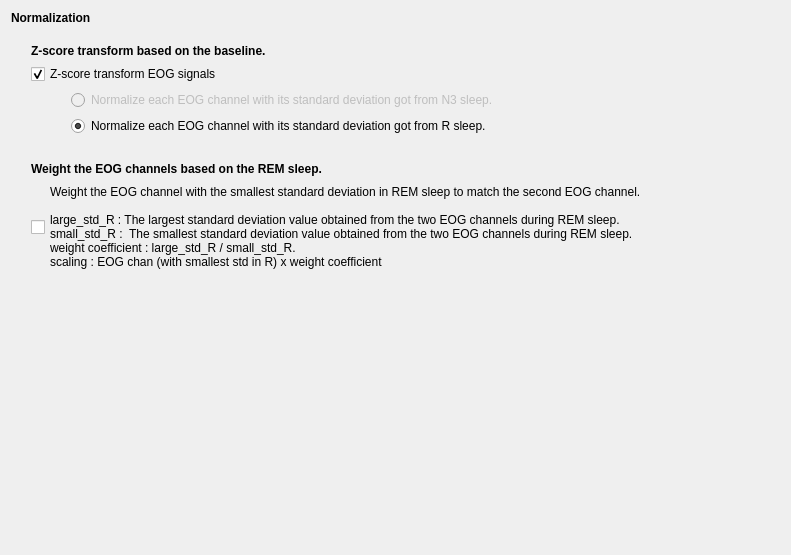
<?xml version="1.0" encoding="UTF-8"?>
<ui version="4.0">
 <class>DetectorSettings</class>
 <widget class="QWidget" name="DetectorSettings">
  <property name="geometry">
   <rect>
    <x>0</x>
    <y>0</y>
    <width>791</width>
    <height>555</height>
   </rect>
  </property>
  <property name="windowTitle">
   <string/>
  </property>
  <property name="styleSheet">
   <string notr="true">font: 10pt &quot;Roboto-Regular&quot;;</string>
  </property>
  <layout class="QVBoxLayout" name="verticalLayout_7">
   <item>
    <layout class="QVBoxLayout" name="verticalLayout_6">
     <item>
      <widget class="QLabel" name="label">
       <property name="text">
        <string>&lt;html&gt;&lt;head/&gt;&lt;body&gt;&lt;p&gt;&lt;span style=&quot; font-weight:600;&quot;&gt;Normalization&lt;/span&gt;&lt;/p&gt;&lt;/body&gt;&lt;/html&gt;</string>
       </property>
      </widget>
     </item>
     <item>
      <spacer name="verticalSpacer_3">
       <property name="orientation">
        <enum>Qt::Vertical</enum>
       </property>
       <property name="sizeType">
        <enum>QSizePolicy::Fixed</enum>
       </property>
       <property name="sizeHint" stdset="0">
        <size>
         <width>20</width>
         <height>13</height>
        </size>
       </property>
      </spacer>
     </item>
     <item>
      <layout class="QHBoxLayout" name="horizontalLayout_5">
       <item>
        <spacer name="horizontalSpacer_4">
         <property name="orientation">
          <enum>Qt::Horizontal</enum>
         </property>
         <property name="sizeType">
          <enum>QSizePolicy::Fixed</enum>
         </property>
         <property name="sizeHint" stdset="0">
          <size>
           <width>20</width>
           <height>20</height>
          </size>
         </property>
        </spacer>
       </item>
       <item>
        <layout class="QVBoxLayout" name="verticalLayout_4">
         <item>
          <widget class="QLabel" name="label_2">
           <property name="text">
            <string>&lt;html&gt;&lt;head/&gt;&lt;body&gt;&lt;p&gt;&lt;span style=&quot; font-weight:600;&quot;&gt;Z-score transform based on the baseline.&lt;/span&gt;&lt;/p&gt;&lt;/body&gt;&lt;/html&gt;</string>
           </property>
          </widget>
         </item>
         <item>
          <layout class="QHBoxLayout" name="horizontalLayout_4">
           <item>
            <widget class="QCheckBox" name="checkBox_zscore">
             <property name="text">
              <string>Z-score transform EOG signals</string>
             </property>
             <property name="checked">
              <bool>true</bool>
             </property>
            </widget>
           </item>
          </layout>
         </item>
         <item>
          <layout class="QHBoxLayout" name="horizontalLayout">
           <item>
            <spacer name="horizontalSpacer_3">
             <property name="orientation">
              <enum>Qt::Horizontal</enum>
             </property>
             <property name="sizeType">
              <enum>QSizePolicy::Fixed</enum>
             </property>
             <property name="sizeHint" stdset="0">
              <size>
               <width>40</width>
               <height>20</height>
              </size>
             </property>
            </spacer>
           </item>
           <item>
            <layout class="QVBoxLayout" name="verticalLayout">
             <item>
              <widget class="QRadioButton" name="radioButton_zn3">
               <property name="enabled">
                <bool>false</bool>
               </property>
               <property name="text">
                <string>Normalize each EOG channel with its standard deviation got from N3 sleep.</string>
               </property>
               <property name="checked">
                <bool>false</bool>
               </property>
               <attribute name="buttonGroup">
                <string notr="true">buttonGroup_2</string>
               </attribute>
              </widget>
             </item>
             <item>
              <widget class="QRadioButton" name="radioButton_zr">
               <property name="text">
                <string>Normalize each EOG channel with its standard deviation got from R sleep.</string>
               </property>
               <property name="checked">
                <bool>true</bool>
               </property>
               <attribute name="buttonGroup">
                <string notr="true">buttonGroup_2</string>
               </attribute>
              </widget>
             </item>
            </layout>
           </item>
          </layout>
         </item>
        </layout>
       </item>
      </layout>
     </item>
     <item>
      <spacer name="verticalSpacer">
       <property name="orientation">
        <enum>Qt::Vertical</enum>
       </property>
       <property name="sizeType">
        <enum>QSizePolicy::Fixed</enum>
       </property>
       <property name="sizeHint" stdset="0">
        <size>
         <width>20</width>
         <height>20</height>
        </size>
       </property>
      </spacer>
     </item>
     <item>
      <layout class="QHBoxLayout" name="horizontalLayout_6">
       <item>
        <spacer name="horizontalSpacer_5">
         <property name="orientation">
          <enum>Qt::Horizontal</enum>
         </property>
         <property name="sizeType">
          <enum>QSizePolicy::Fixed</enum>
         </property>
         <property name="sizeHint" stdset="0">
          <size>
           <width>20</width>
           <height>20</height>
          </size>
         </property>
        </spacer>
       </item>
       <item>
        <layout class="QVBoxLayout" name="verticalLayout_5">
         <item>
          <widget class="QLabel" name="label_3">
           <property name="text">
            <string>&lt;html&gt;&lt;head/&gt;&lt;body&gt;&lt;p&gt;&lt;span style=&quot; font-weight:600;&quot;&gt;Weight the EOG channels based on the REM sleep.&lt;/span&gt;&lt;/p&gt;&lt;/body&gt;&lt;/html&gt;</string>
           </property>
          </widget>
         </item>
         <item>
          <widget class="QCheckBox" name="checkBox_wr">
           <property name="text">
            <string>Weight the EOG channel with the smallest standard deviation in REM sleep to match the second EOG channel.

large_std_R : The largest standard deviation value obtained from the two EOG channels during REM sleep.
small_std_R :  The smallest standard deviation value obtained from the two EOG channels during REM sleep.
weight coefficient : large_std_R / small_std_R.
scaling : EOG chan (with smallest std in R) x weight coefficient</string>
           </property>
           <property name="checked">
            <bool>false</bool>
           </property>
          </widget>
         </item>
        </layout>
       </item>
      </layout>
     </item>
    </layout>
   </item>
   <item>
    <spacer name="verticalSpacer_2">
     <property name="orientation">
      <enum>Qt::Vertical</enum>
     </property>
     <property name="sizeHint" stdset="0">
      <size>
       <width>20</width>
       <height>315</height>
      </size>
     </property>
    </spacer>
   </item>
  </layout>
 </widget>
 <resources>
  <include location="../../../../../snooz-toolbox-ceams/src/main/python/ui/themes/themes.qrc"/>
 </resources>
 <connections>
  <connection>
   <sender>checkBox_wr</sender>
   <signal>clicked()</signal>
   <receiver>DetectorSettings</receiver>
   <slot>update_normalization_slot()</slot>
   <hints>
    <hint type="sourcelabel">
     <x>379</x>
     <y>335</y>
    </hint>
    <hint type="destinationlabel">
     <x>366</x>
     <y>353</y>
    </hint>
   </hints>
  </connection>
  <connection>
   <sender>checkBox_zscore</sender>
   <signal>clicked()</signal>
   <receiver>DetectorSettings</receiver>
   <slot>update_normalization_slot()</slot>
   <hints>
    <hint type="sourcelabel">
     <x>296</x>
     <y>293</y>
    </hint>
    <hint type="destinationlabel">
     <x>366</x>
     <y>353</y>
    </hint>
   </hints>
  </connection>
  <connection>
   <sender>radioButton_zn3</sender>
   <signal>clicked()</signal>
   <receiver>DetectorSettings</receiver>
   <slot>update_normalization_slot()</slot>
   <hints>
    <hint type="sourcelabel">
     <x>306</x>
     <y>322</y>
    </hint>
    <hint type="destinationlabel">
     <x>366</x>
     <y>353</y>
    </hint>
   </hints>
  </connection>
  <connection>
   <sender>radioButton_zr</sender>
   <signal>clicked()</signal>
   <receiver>DetectorSettings</receiver>
   <slot>update_normalization_slot()</slot>
   <hints>
    <hint type="sourcelabel">
     <x>306</x>
     <y>348</y>
    </hint>
    <hint type="destinationlabel">
     <x>366</x>
     <y>353</y>
    </hint>
   </hints>
  </connection>
 </connections>
 <slots>
  <slot>update_normalization_slot()</slot>
 </slots>
 <buttongroups>
  <buttongroup name="buttonGroup_2"/>
 </buttongroups>
</ui>
